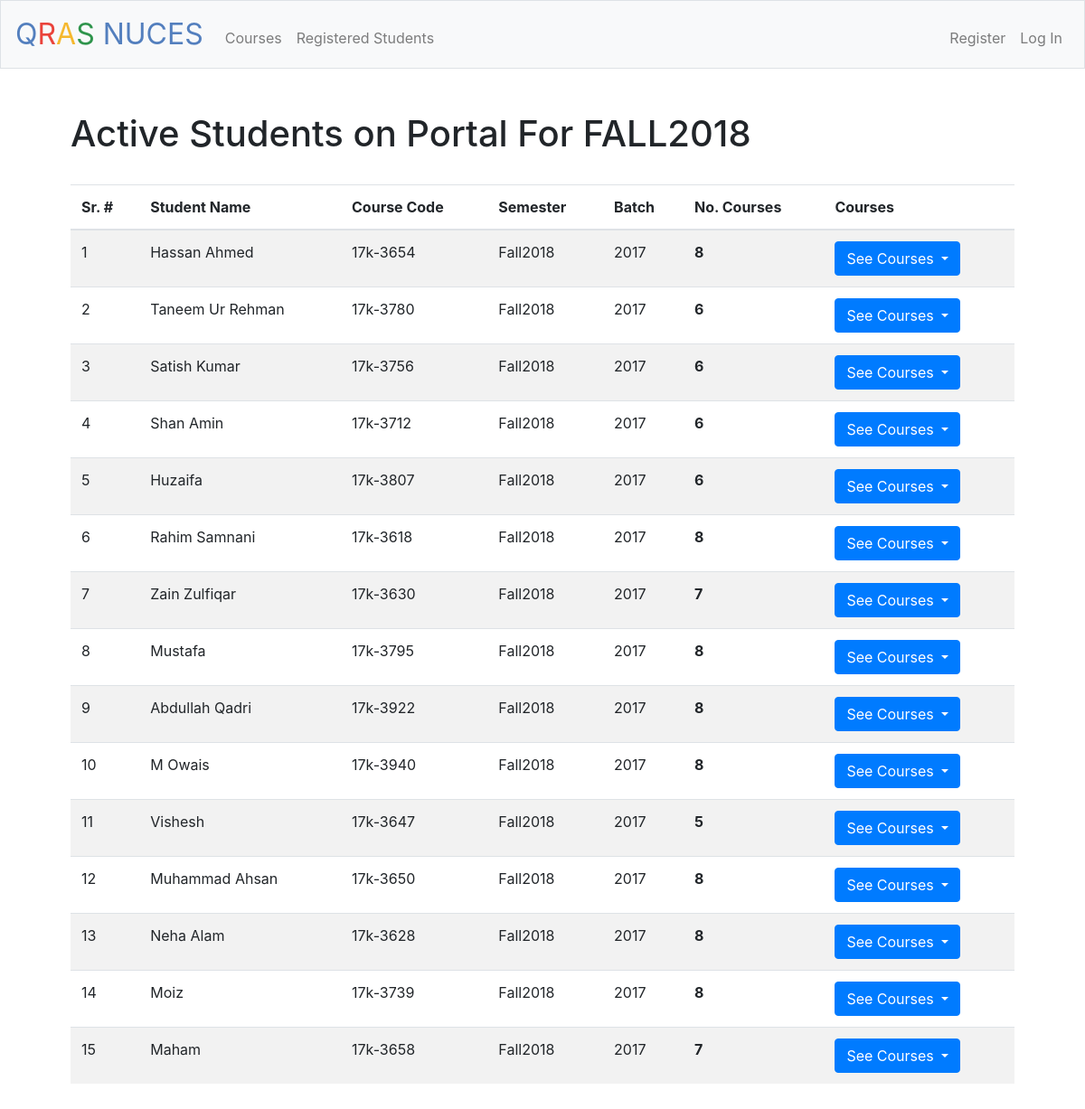
Before: /active_students with the older database file.
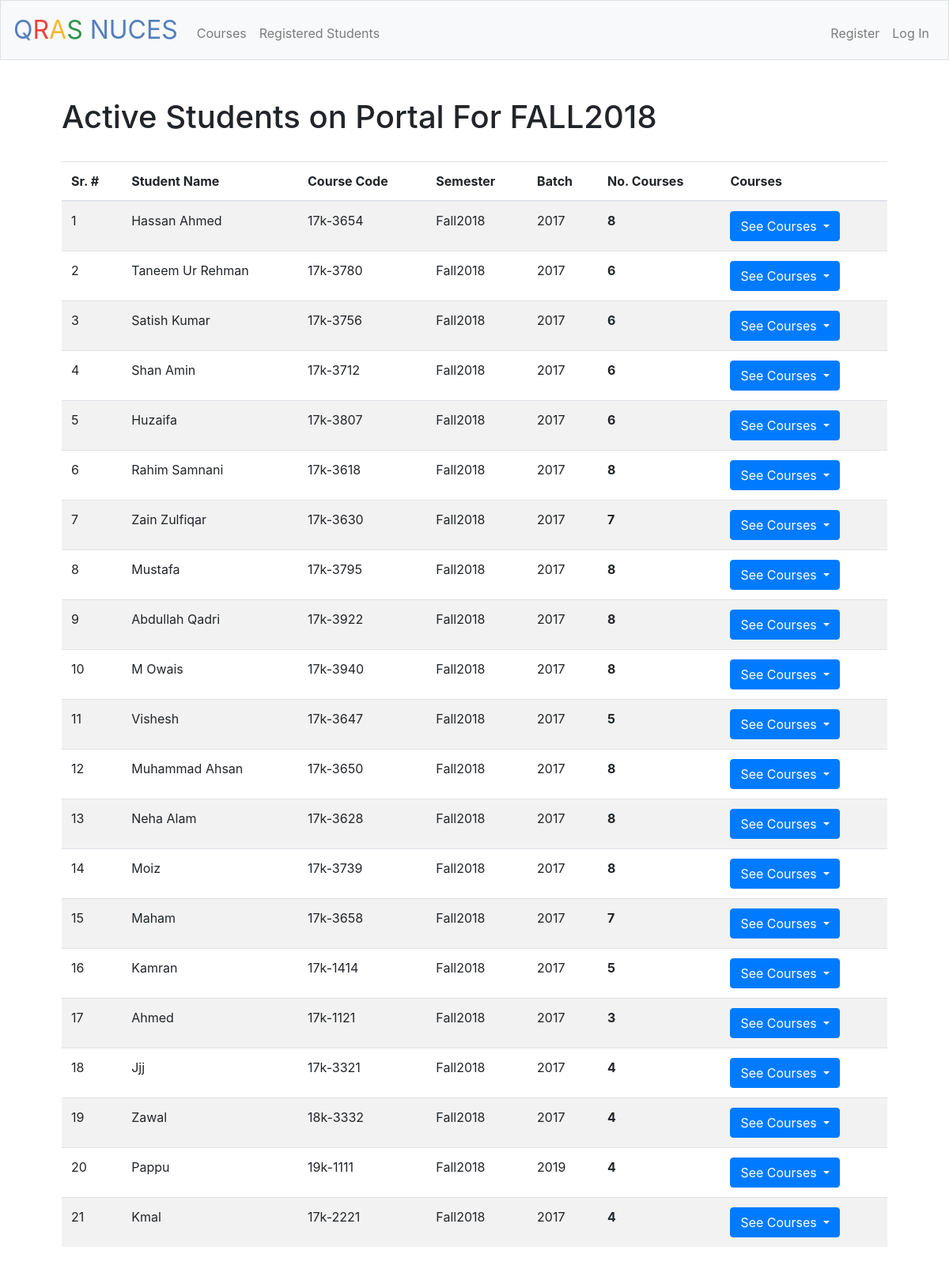
After: the same page with the newer database file.
### table_classes.py (models this page shows, shortened)
class students(base):
    __tablename__ = "students"
    id = Column(Integer, primary_key=True)
    roll_num = Column(String)
    student_name = Column(String)
    num_courses = Column(Integer)
    year = Column(Integer)
    password = Column(String)
    username = Column(String)
    courses_reg = Column(String)
    def data_dict(self):
        d = {x: y for x, y in vars(self).items() if not x.startswith('_')}
        return d

### application.py (the view)
@app.route("/active_students", methods=["GET"])
def active_stud():
    if request.method == "GET":
        pdb_Session = sessionmaker(pdb)
        pdb_s = pdb_Session()
        stud_query_list = pdb_s.query(students).all()
        pdb_active_students = ret_list(stud_query_list)
        pdb_s.close()
        return render_template("active_students.html", ac=pdb_active_students)

### application.py (called while the page is built)
@app.after_request
def after_request(response):
    response.headers["Cache-Control"] = "no-cache, no-store, must-revalidate"
    response.headers["Expires"] = 0
    response.headers["Pragma"] = "no-cache"
    return response

### pdb_parsers.py (called while the page is built)
def ret_list(query_list):
    dic_list = []
    for x in query_list:
        dic_list.append(x.data_dict())
    return dic_list

### templates/active_students.html (shortened to what this page needs)
{% extends "layout.html" %}
{% block main %}
<h1  align = "left"> Active Students on Portal For FALL2018</h1>
<br>
<div class="table-responsive" class="card-body">
    <table class="table table-striped table-hover">
        {% if ac[0] %}
        <thead>
            <th>Sr. #</th>
            <th>Student Name</th>
            <th>Course Code</th>
            <th>Semester</th>
            <th>Batch</th>
            <th>No. Courses</th>
            <th>Courses</th>
        </thead>
        {% else %}
            <tr><td colspan = "6"><h2>No Students</h2></td></tr>
        {% endif %}
        <tbody>
            {%for i in ac%}
                {%if i%}
                    <tr>
                        <td>{{ac.index(i) + 1}}</td>
                        <td>{{i['student_name'].title()}}</td>
                        <td>{{i['roll_num']}}</td>
                        <td>{{i['courses_reg'].split("|")[0].split("-")[2]}}</td>
                        <td>{{i['year']}}</td>
                        <th>{{i['num_courses']}}</th>
                        <th>
                            <div class="dropdown">
                                <button class="btn btn-primary dropdown-toggle" type="button" id="cour{{i['roll_num']}}" data-toggle="dropdown" aria-haspopup="true" aria-expanded="false">
                                    See Courses
                                </button>
                            </div>
                        </th>
                    </tr>
                {% elif not i %}
                    <tr><td colspan = "6"><h2>No Students</h2></td></tr>
                {%endif%}
            {%endfor%}
        </tbody>
    </table>
</div>
{% endblock %}

### templates/layout.html (shortened to what this page needs)
<!DOCTYPE html>
<html lang="en">
    <head>
        <link href="https://maxcdn.bootstrapcdn.com/bootstrap/4.0.0-beta.2/css/bootstrap.min.css" rel="stylesheet"/>
        <link href="/static/styles.css" rel="stylesheet"/>
    </head>
    <body>
        <nav class="navbar navbar-expand-md navbar-light bg-light border">
            <a class="navbar-brand" href="/"><span class="blue">Q</span><span class="red">R</span><span class="yellow">A</span><span class="green">S</span> <span class="blue">NUCES</span></a>
            <div class="collapse navbar-collapse" id="navbar">
                {% if session.teacher_id %}
                    <ul class="navbar-nav mr-auto mt-2">
                        <li class="nav-item"><a class="nav-link" href="/teacher/my_students">My Students</a></li>
                        <li class="nav-item"><a class="nav-link" href="/teacher/view">Attendence</a></li>
                        <li class="nav-item"><a class="nav-link" href="/teacher/approve">Approve Students</a></li>
                        <li class="nav-item"><a class="nav-link" href="/active_courses">Courses</a></li>
                        <li class="nav-item"><a class="nav-link" href="/active_students">Registered Students</a></li>
                        <li class="nav-item"><a class="nav-link" href="/about">About</a></li>
                    </ul>
                    <ul class="navbar-nav ml-auto mt-2">
                        <li class="nav-item"><a class="nav-link" href="/logout">Log Out</a></li>
                    </ul>
                {% else %}
                    <ul class="navbar-nav mr-auto mt-2">
                        <li class="nav-item"><a class="nav-link" href="/active_courses">Courses</a></li>
                        <li class="nav-item"><a class="nav-link" href="/active_students">Registered Students</a></li>
                    </ul>
                    <ul class="navbar-nav ml-auto mt-2">
                        <li class="nav-item"><a class="nav-link" href="/register">Register</a></li>
                        <li class="nav-item"><a class="nav-link" href="/login">Log In</a></li>
                    </ul>
                {%endif %}
            </div>
        </nav>
        <main class="container p-5">
            {% block main %}{% endblock %}
        </main>
    </body>
</html>

### static/styles.css (style rules this page uses)
nav .navbar-brand { font-size: xx-large; }
nav .navbar-brand .blue { color: #537fbe; }
nav .navbar-brand .red { color: #ea433b; }
nav .navbar-brand .yellow { color: #f5b82e; }
nav .navbar-brand .green { color: #2e944b; }
main { overflow-x: auto; text-align: center; }
table { display: table; text-align: left; }

Changed rows visible on the page:
added students: ac "16", student_name "Kamran", roll_num "17k-1414", courses_reg "Fall2018", year "2017", num_courses "5"
added students: ac "17", student_name "Ahmed", roll_num "17k-1121", courses_reg "Fall2018", year "2017", num_courses "3"
added students: ac "18", student_name "Jjj", roll_num "17k-3321", courses_reg "Fall2018", year "2017", num_courses "4"
added students: ac "19", student_name "Zawal", roll_num "18k-3332", courses_reg "Fall2018", year "2017", num_courses "4"
added students: ac "20", student_name "Pappu", roll_num "19k-1111", courses_reg "Fall2018", year "2019", num_courses "4"
added students: ac "21", student_name "Kmal", roll_num "17k-2221", courses_reg "Fall2018", year "2017", num_courses "4"
